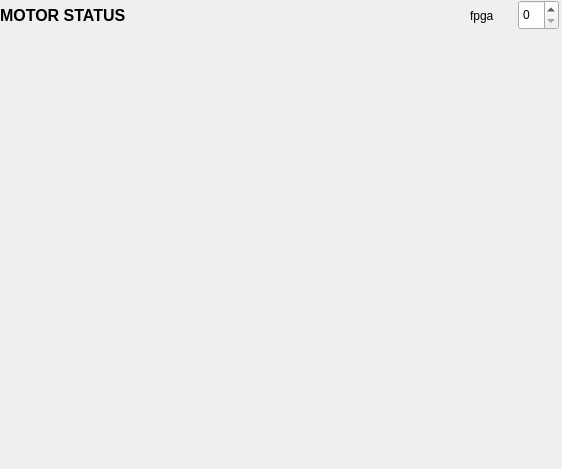
<?xml version="1.0" encoding="UTF-8"?>
<ui version="4.0">
 <class>RoboyMotorStatus</class>
 <widget class="QWidget" name="RoboyMotorStatus">
  <property name="geometry">
   <rect>
    <x>0</x>
    <y>0</y>
    <width>562</width>
    <height>469</height>
   </rect>
  </property>
  <property name="windowTitle">
   <string>Form</string>
  </property>
  <widget class="QCustomPlot" name="position_plot" native="true">
   <property name="geometry">
    <rect>
     <x>0</x>
     <y>30</y>
     <width>281</width>
     <height>221</height>
    </rect>
   </property>
  </widget>
  <widget class="QCustomPlot" name="velocity_plot" native="true">
   <property name="geometry">
    <rect>
     <x>280</x>
     <y>30</y>
     <width>281</width>
     <height>221</height>
    </rect>
   </property>
  </widget>
  <widget class="QCustomPlot" name="displacement_plot" native="true">
   <property name="geometry">
    <rect>
     <x>0</x>
     <y>250</y>
     <width>281</width>
     <height>221</height>
    </rect>
   </property>
  </widget>
  <widget class="QCustomPlot" name="current_plot" native="true">
   <property name="geometry">
    <rect>
     <x>280</x>
     <y>250</y>
     <width>281</width>
     <height>221</height>
    </rect>
   </property>
  </widget>
  <widget class="QSpinBox" name="fpga">
   <property name="geometry">
    <rect>
     <x>518</x>
     <y>0</y>
     <width>41</width>
     <height>30</height>
    </rect>
   </property>
   <property name="maximum">
    <number>5</number>
   </property>
  </widget>
  <widget class="QLabel" name="label">
   <property name="geometry">
    <rect>
     <x>470</x>
     <y>0</y>
     <width>41</width>
     <height>31</height>
    </rect>
   </property>
   <property name="text">
    <string>fpga</string>
   </property>
  </widget>
  <widget class="QLabel" name="label_2">
   <property name="geometry">
    <rect>
     <x>0</x>
     <y>0</y>
     <width>321</width>
     <height>31</height>
    </rect>
   </property>
   <property name="font">
    <font>
     <pointsize>12</pointsize>
     <weight>75</weight>
     <italic>false</italic>
     <bold>true</bold>
    </font>
   </property>
   <property name="text">
    <string>MOTOR STATUS</string>
   </property>
  </widget>
 </widget>
 <customwidgets>
  <customwidget>
   <class>QCustomPlot</class>
   <extends>QWidget</extends>
   <header>qcustomplot.h</header>
   <container>1</container>
  </customwidget>
 </customwidgets>
 <resources/>
 <connections/>
</ui>
